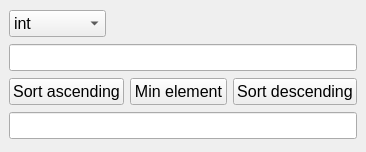
<?xml version="1.0" encoding="UTF-8"?>
<ui version="4.0">
 <class>ArrayViewer</class>
 <widget class="QMainWindow" name="ArrayViewer">
  <property name="geometry">
   <rect>
    <x>0</x>
    <y>0</y>
    <width>358</width>
    <height>152</height>
   </rect>
  </property>
  <property name="font">
   <font>
    <pointsize>12</pointsize>
   </font>
  </property>
  <property name="windowTitle">
   <string>ArrayViewer</string>
  </property>
  <widget class="QWidget" name="centralwidget">
   <layout class="QVBoxLayout" name="verticalLayout">
    <item>
     <layout class="QHBoxLayout" name="horizontalLayout">
      <item>
       <widget class="QComboBox" name="typeBox">
        <item>
         <property name="text">
          <string>int</string>
         </property>
        </item>
        <item>
         <property name="text">
          <string>double</string>
         </property>
        </item>
        <item>
         <property name="text">
          <string>MyString</string>
         </property>
        </item>
        <item>
         <property name="text">
          <string>std::string</string>
         </property>
        </item>
       </widget>
      </item>
      <item>
       <spacer name="horizontalSpacer">
        <property name="orientation">
         <enum>Qt::Horizontal</enum>
        </property>
        <property name="sizeHint" stdset="0">
         <size>
          <width>40</width>
          <height>20</height>
         </size>
        </property>
       </spacer>
      </item>
     </layout>
    </item>
    <item>
     <widget class="QLineEdit" name="inputField"/>
    </item>
    <item>
     <layout class="QHBoxLayout" name="horizontalLayout_2">
      <item>
       <widget class="QPushButton" name="sortAscButton">
        <property name="text">
         <string>Sort ascending</string>
        </property>
       </widget>
      </item>
      <item>
       <widget class="QPushButton" name="minElemButton">
        <property name="text">
         <string>Min element</string>
        </property>
       </widget>
      </item>
      <item>
       <widget class="QPushButton" name="sortDescButton">
        <property name="text">
         <string>Sort descending</string>
        </property>
       </widget>
      </item>
     </layout>
    </item>
    <item>
     <widget class="QLineEdit" name="outputField"/>
    </item>
   </layout>
  </widget>
 </widget>
 <resources/>
 <connections/>
</ui>
